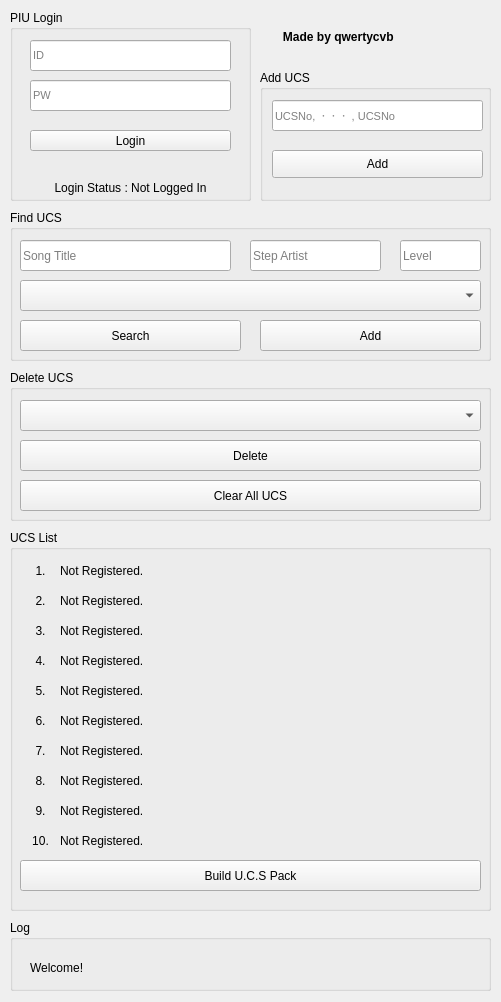
<?xml version="1.0" encoding="UTF-8"?>
<ui version="4.0">
 <class>UCSManager</class>
 <widget class="QMainWindow" name="UCSManager">
  <property name="geometry">
   <rect>
    <x>0</x>
    <y>0</y>
    <width>501</width>
    <height>1002</height>
   </rect>
  </property>
  <property name="windowTitle">
   <string>UCSManager</string>
  </property>
  <widget class="QWidget" name="centralwidget">
   <widget class="QGroupBox" name="groupBox">
    <property name="geometry">
     <rect>
      <x>10</x>
      <y>10</y>
      <width>241</width>
      <height>191</height>
     </rect>
    </property>
    <property name="title">
     <string>PIU Login</string>
    </property>
    <widget class="QLineEdit" name="pwBox">
     <property name="geometry">
      <rect>
       <x>20</x>
       <y>70</y>
       <width>201</width>
       <height>31</height>
      </rect>
     </property>
     <property name="font">
      <font>
       <pointsize>8</pointsize>
      </font>
     </property>
     <property name="focusPolicy">
      <enum>Qt::StrongFocus</enum>
     </property>
     <property name="contextMenuPolicy">
      <enum>Qt::DefaultContextMenu</enum>
     </property>
     <property name="acceptDrops">
      <bool>false</bool>
     </property>
     <property name="echoMode">
      <enum>QLineEdit::PasswordEchoOnEdit</enum>
     </property>
     <property name="placeholderText">
      <string>PW</string>
     </property>
     <property name="clearButtonEnabled">
      <bool>true</bool>
     </property>
    </widget>
    <widget class="QLineEdit" name="idBox">
     <property name="geometry">
      <rect>
       <x>20</x>
       <y>30</y>
       <width>201</width>
       <height>31</height>
      </rect>
     </property>
     <property name="font">
      <font>
       <pointsize>8</pointsize>
      </font>
     </property>
     <property name="focusPolicy">
      <enum>Qt::StrongFocus</enum>
     </property>
     <property name="contextMenuPolicy">
      <enum>Qt::DefaultContextMenu</enum>
     </property>
     <property name="acceptDrops">
      <bool>true</bool>
     </property>
     <property name="text">
      <string/>
     </property>
     <property name="placeholderText">
      <string>ID</string>
     </property>
     <property name="clearButtonEnabled">
      <bool>true</bool>
     </property>
    </widget>
    <widget class="QPushButton" name="loginButton">
     <property name="geometry">
      <rect>
       <x>20</x>
       <y>120</y>
       <width>201</width>
       <height>21</height>
      </rect>
     </property>
     <property name="text">
      <string>Login</string>
     </property>
    </widget>
    <widget class="QLabel" name="loginStatus">
     <property name="geometry">
      <rect>
       <x>20</x>
       <y>170</y>
       <width>201</width>
       <height>16</height>
      </rect>
     </property>
     <property name="text">
      <string>Login Status : Not Logged In</string>
     </property>
     <property name="alignment">
      <set>Qt::AlignCenter</set>
     </property>
    </widget>
    <zorder>idBox</zorder>
    <zorder>loginButton</zorder>
    <zorder>loginStatus</zorder>
    <zorder>pwBox</zorder>
   </widget>
   <widget class="QGroupBox" name="groupBox_2">
    <property name="geometry">
     <rect>
      <x>10</x>
      <y>530</y>
      <width>481</width>
      <height>381</height>
     </rect>
    </property>
    <property name="title">
     <string>UCS List</string>
    </property>
    <widget class="QLabel" name="label_2">
     <property name="geometry">
      <rect>
       <x>20</x>
       <y>30</y>
       <width>21</width>
       <height>21</height>
      </rect>
     </property>
     <property name="text">
      <string>1.</string>
     </property>
     <property name="alignment">
      <set>Qt::AlignCenter</set>
     </property>
    </widget>
    <widget class="QLabel" name="label_3">
     <property name="geometry">
      <rect>
       <x>20</x>
       <y>60</y>
       <width>21</width>
       <height>21</height>
      </rect>
     </property>
     <property name="text">
      <string>2.</string>
     </property>
     <property name="alignment">
      <set>Qt::AlignCenter</set>
     </property>
    </widget>
    <widget class="QLabel" name="label_4">
     <property name="geometry">
      <rect>
       <x>20</x>
       <y>90</y>
       <width>21</width>
       <height>21</height>
      </rect>
     </property>
     <property name="text">
      <string>3.</string>
     </property>
     <property name="alignment">
      <set>Qt::AlignCenter</set>
     </property>
    </widget>
    <widget class="QLabel" name="label_5">
     <property name="geometry">
      <rect>
       <x>20</x>
       <y>120</y>
       <width>21</width>
       <height>21</height>
      </rect>
     </property>
     <property name="text">
      <string>4.</string>
     </property>
     <property name="alignment">
      <set>Qt::AlignCenter</set>
     </property>
    </widget>
    <widget class="QLabel" name="label_6">
     <property name="geometry">
      <rect>
       <x>20</x>
       <y>150</y>
       <width>21</width>
       <height>21</height>
      </rect>
     </property>
     <property name="text">
      <string>5.</string>
     </property>
     <property name="alignment">
      <set>Qt::AlignCenter</set>
     </property>
    </widget>
    <widget class="QLabel" name="label_7">
     <property name="geometry">
      <rect>
       <x>20</x>
       <y>180</y>
       <width>21</width>
       <height>21</height>
      </rect>
     </property>
     <property name="text">
      <string>6.</string>
     </property>
     <property name="alignment">
      <set>Qt::AlignCenter</set>
     </property>
    </widget>
    <widget class="QLabel" name="label_8">
     <property name="geometry">
      <rect>
       <x>20</x>
       <y>210</y>
       <width>21</width>
       <height>21</height>
      </rect>
     </property>
     <property name="text">
      <string>7.</string>
     </property>
     <property name="alignment">
      <set>Qt::AlignCenter</set>
     </property>
    </widget>
    <widget class="QLabel" name="label_9">
     <property name="geometry">
      <rect>
       <x>20</x>
       <y>240</y>
       <width>21</width>
       <height>21</height>
      </rect>
     </property>
     <property name="text">
      <string>8.</string>
     </property>
     <property name="alignment">
      <set>Qt::AlignCenter</set>
     </property>
    </widget>
    <widget class="QLabel" name="label_10">
     <property name="geometry">
      <rect>
       <x>20</x>
       <y>270</y>
       <width>21</width>
       <height>21</height>
      </rect>
     </property>
     <property name="text">
      <string>9.</string>
     </property>
     <property name="alignment">
      <set>Qt::AlignCenter</set>
     </property>
    </widget>
    <widget class="QLabel" name="label_11">
     <property name="geometry">
      <rect>
       <x>20</x>
       <y>300</y>
       <width>21</width>
       <height>21</height>
      </rect>
     </property>
     <property name="text">
      <string>10.</string>
     </property>
     <property name="alignment">
      <set>Qt::AlignCenter</set>
     </property>
    </widget>
    <widget class="QPushButton" name="registerButton">
     <property name="geometry">
      <rect>
       <x>10</x>
       <y>330</y>
       <width>461</width>
       <height>31</height>
      </rect>
     </property>
     <property name="text">
      <string>Build U.C.S Pack</string>
     </property>
    </widget>
    <widget class="QLabel" name="songInfo1">
     <property name="geometry">
      <rect>
       <x>50</x>
       <y>30</y>
       <width>431</width>
       <height>21</height>
      </rect>
     </property>
     <property name="text">
      <string>Not Registered.</string>
     </property>
    </widget>
    <widget class="QLabel" name="songInfo2">
     <property name="geometry">
      <rect>
       <x>50</x>
       <y>60</y>
       <width>431</width>
       <height>21</height>
      </rect>
     </property>
     <property name="text">
      <string>Not Registered.</string>
     </property>
    </widget>
    <widget class="QLabel" name="songInfo3">
     <property name="geometry">
      <rect>
       <x>50</x>
       <y>90</y>
       <width>431</width>
       <height>21</height>
      </rect>
     </property>
     <property name="text">
      <string>Not Registered.</string>
     </property>
    </widget>
    <widget class="QLabel" name="songInfo4">
     <property name="geometry">
      <rect>
       <x>50</x>
       <y>120</y>
       <width>431</width>
       <height>21</height>
      </rect>
     </property>
     <property name="text">
      <string>Not Registered.</string>
     </property>
    </widget>
    <widget class="QLabel" name="songInfo5">
     <property name="geometry">
      <rect>
       <x>50</x>
       <y>150</y>
       <width>431</width>
       <height>21</height>
      </rect>
     </property>
     <property name="text">
      <string>Not Registered.</string>
     </property>
    </widget>
    <widget class="QLabel" name="songInfo6">
     <property name="geometry">
      <rect>
       <x>50</x>
       <y>180</y>
       <width>431</width>
       <height>21</height>
      </rect>
     </property>
     <property name="text">
      <string>Not Registered.</string>
     </property>
    </widget>
    <widget class="QLabel" name="songInfo9">
     <property name="geometry">
      <rect>
       <x>50</x>
       <y>270</y>
       <width>431</width>
       <height>21</height>
      </rect>
     </property>
     <property name="text">
      <string>Not Registered.</string>
     </property>
    </widget>
    <widget class="QLabel" name="songInfo7">
     <property name="geometry">
      <rect>
       <x>50</x>
       <y>210</y>
       <width>431</width>
       <height>21</height>
      </rect>
     </property>
     <property name="text">
      <string>Not Registered.</string>
     </property>
    </widget>
    <widget class="QLabel" name="songInfo8">
     <property name="geometry">
      <rect>
       <x>50</x>
       <y>240</y>
       <width>431</width>
       <height>21</height>
      </rect>
     </property>
     <property name="text">
      <string>Not Registered.</string>
     </property>
    </widget>
    <widget class="QLabel" name="songInfo10">
     <property name="geometry">
      <rect>
       <x>50</x>
       <y>300</y>
       <width>431</width>
       <height>21</height>
      </rect>
     </property>
     <property name="text">
      <string>Not Registered.</string>
     </property>
    </widget>
   </widget>
   <widget class="QGroupBox" name="groupBox_3">
    <property name="geometry">
     <rect>
      <x>10</x>
      <y>370</y>
      <width>481</width>
      <height>151</height>
     </rect>
    </property>
    <property name="title">
     <string>Delete UCS</string>
    </property>
    <widget class="QComboBox" name="deleteListBox">
     <property name="geometry">
      <rect>
       <x>10</x>
       <y>30</y>
       <width>461</width>
       <height>31</height>
      </rect>
     </property>
    </widget>
    <widget class="QPushButton" name="deleteButton">
     <property name="geometry">
      <rect>
       <x>10</x>
       <y>70</y>
       <width>461</width>
       <height>31</height>
      </rect>
     </property>
     <property name="text">
      <string>Delete</string>
     </property>
    </widget>
    <widget class="QPushButton" name="clearButton">
     <property name="geometry">
      <rect>
       <x>10</x>
       <y>110</y>
       <width>461</width>
       <height>31</height>
      </rect>
     </property>
     <property name="text">
      <string>Clear All UCS</string>
     </property>
    </widget>
   </widget>
   <widget class="QGroupBox" name="groupBox_4">
    <property name="geometry">
     <rect>
      <x>10</x>
      <y>210</y>
      <width>481</width>
      <height>151</height>
     </rect>
    </property>
    <property name="title">
     <string>Find UCS</string>
    </property>
    <widget class="QLineEdit" name="stepArtistBox">
     <property name="geometry">
      <rect>
       <x>240</x>
       <y>30</y>
       <width>131</width>
       <height>31</height>
      </rect>
     </property>
     <property name="placeholderText">
      <string>Step Artist</string>
     </property>
    </widget>
    <widget class="QPushButton" name="searchButton">
     <property name="geometry">
      <rect>
       <x>10</x>
       <y>110</y>
       <width>221</width>
       <height>31</height>
      </rect>
     </property>
     <property name="text">
      <string>Search</string>
     </property>
    </widget>
    <widget class="QLineEdit" name="songTitleBox">
     <property name="geometry">
      <rect>
       <x>10</x>
       <y>30</y>
       <width>211</width>
       <height>31</height>
      </rect>
     </property>
     <property name="placeholderText">
      <string>Song Title</string>
     </property>
    </widget>
    <widget class="QLineEdit" name="stepLevelBox">
     <property name="geometry">
      <rect>
       <x>390</x>
       <y>30</y>
       <width>81</width>
       <height>31</height>
      </rect>
     </property>
     <property name="placeholderText">
      <string>Level</string>
     </property>
    </widget>
    <widget class="QPushButton" name="resultAddButton">
     <property name="geometry">
      <rect>
       <x>250</x>
       <y>110</y>
       <width>221</width>
       <height>31</height>
      </rect>
     </property>
     <property name="text">
      <string>Add</string>
     </property>
    </widget>
    <widget class="QComboBox" name="searchResultBox">
     <property name="geometry">
      <rect>
       <x>10</x>
       <y>70</y>
       <width>461</width>
       <height>31</height>
      </rect>
     </property>
    </widget>
   </widget>
   <widget class="QGroupBox" name="groupBox_5">
    <property name="geometry">
     <rect>
      <x>260</x>
      <y>70</y>
      <width>231</width>
      <height>131</height>
     </rect>
    </property>
    <property name="title">
     <string>Add UCS</string>
    </property>
    <widget class="QLineEdit" name="ucsListBox">
     <property name="geometry">
      <rect>
       <x>12</x>
       <y>30</y>
       <width>211</width>
       <height>31</height>
      </rect>
     </property>
     <property name="font">
      <font>
       <pointsize>8</pointsize>
      </font>
     </property>
     <property name="echoMode">
      <enum>QLineEdit::Normal</enum>
     </property>
     <property name="placeholderText">
      <string>UCSNo, ㆍㆍㆍ , UCSNo</string>
     </property>
    </widget>
    <widget class="QPushButton" name="ucsListAddButton">
     <property name="geometry">
      <rect>
       <x>12</x>
       <y>80</y>
       <width>211</width>
       <height>28</height>
      </rect>
     </property>
     <property name="text">
      <string>Add</string>
     </property>
    </widget>
   </widget>
   <widget class="QGroupBox" name="groupBox_6">
    <property name="geometry">
     <rect>
      <x>10</x>
      <y>920</y>
      <width>481</width>
      <height>71</height>
     </rect>
    </property>
    <property name="title">
     <string>Log</string>
    </property>
    <widget class="QLabel" name="logText">
     <property name="geometry">
      <rect>
       <x>20</x>
       <y>40</y>
       <width>451</width>
       <height>16</height>
      </rect>
     </property>
     <property name="text">
      <string>Welcome!</string>
     </property>
    </widget>
   </widget>
   <widget class="QCommandLinkButton" name="commandLinkButton">
    <property name="geometry">
     <rect>
      <x>260</x>
      <y>20</y>
      <width>231</width>
      <height>48</height>
     </rect>
    </property>
    <property name="text">
     <string>   Made by qwertycvb</string>
    </property>
    <property name="iconSize">
     <size>
      <width>0</width>
      <height>0</height>
     </size>
    </property>
   </widget>
  </widget>
 </widget>
 <tabstops>
  <tabstop>idBox</tabstop>
  <tabstop>pwBox</tabstop>
  <tabstop>loginButton</tabstop>
  <tabstop>ucsListBox</tabstop>
  <tabstop>ucsListAddButton</tabstop>
  <tabstop>songTitleBox</tabstop>
  <tabstop>stepArtistBox</tabstop>
  <tabstop>stepLevelBox</tabstop>
  <tabstop>searchResultBox</tabstop>
  <tabstop>searchButton</tabstop>
  <tabstop>resultAddButton</tabstop>
  <tabstop>deleteListBox</tabstop>
  <tabstop>deleteButton</tabstop>
  <tabstop>clearButton</tabstop>
  <tabstop>registerButton</tabstop>
  <tabstop>commandLinkButton</tabstop>
 </tabstops>
 <resources/>
 <connections/>
</ui>
